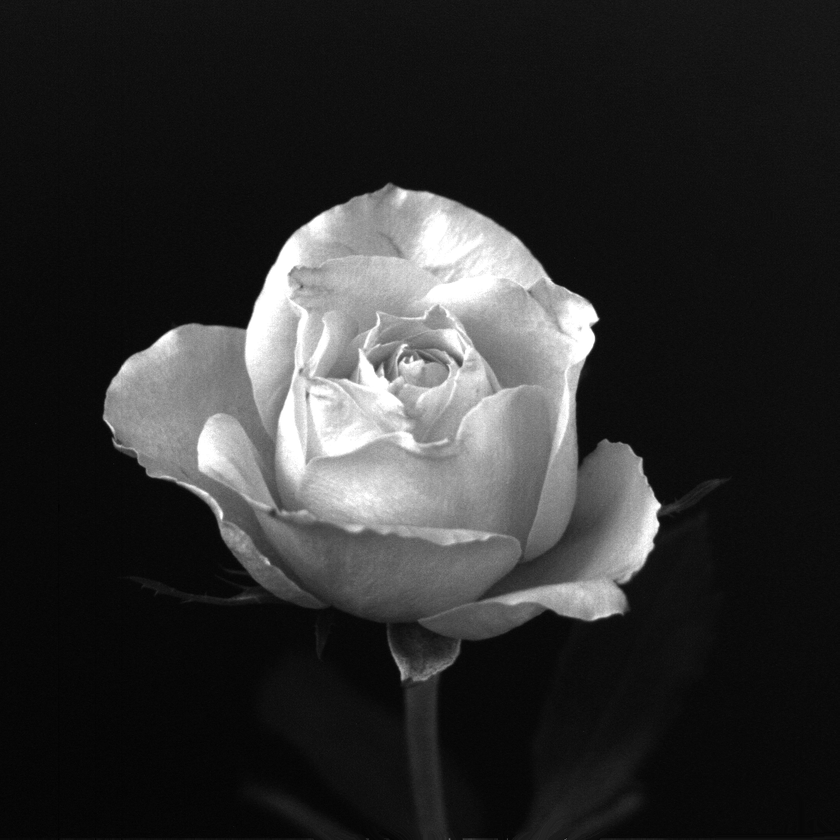
#> input picture image/数字图像处理/06_彩色图像处理/06_images/rose.tif, 840 x 840 px, shrunk from 1024 x 1024 before the run
$ python 02_pseudo_color.py
#> lines starting #> are read from the running program, lines starting #| are printed output that depends on the picture
# Author: Shilong YANG
# Desc: False color enhancement
# Date: 2022-07-17

import cv2 as cv
import matplotlib.pyplot as plt

IMG_DIR = '06_images/'
imfile = IMG_DIR + 'rose.tif'
im_gray = cv.imread(imfile, cv.IMREAD_GRAYSCALE)
#> im_gray is the input picture: shape (840, 840); min 0, max 255, mean 46.8

# Display original image
plt.subplot(1, 2, 1)
plt.imshow(im_gray, 'gray')
plt.title('Original Image')

# Process and display
im_clr = cv.applyColorMap(im_gray, cv.COLORMAP_HOT)
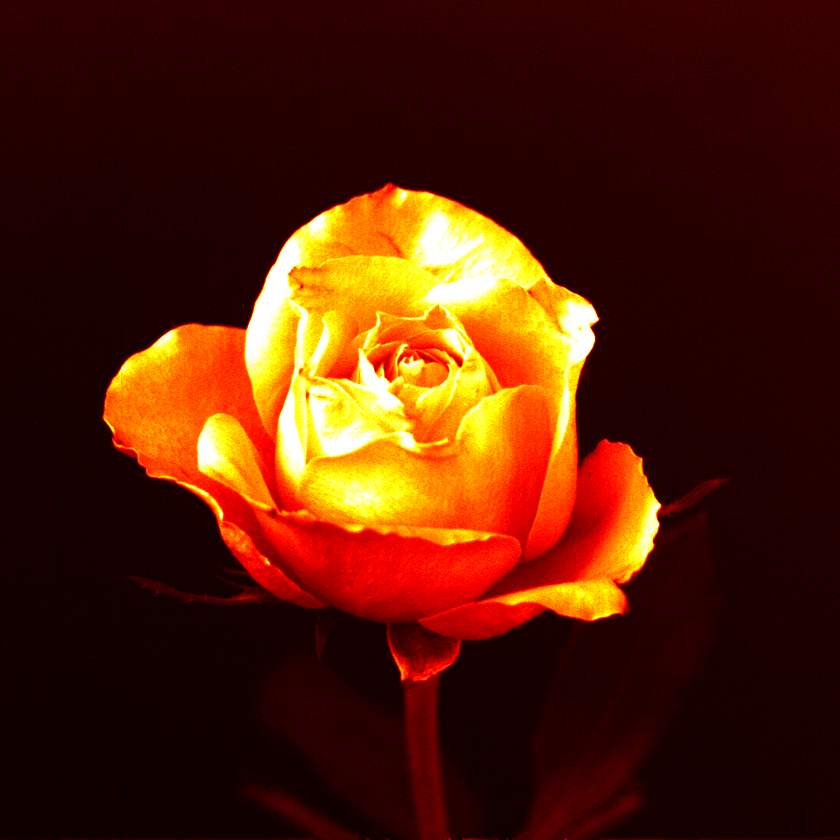
#> im_clr: shape (840, 840, 3); mean B, G, R 7.1, 30.7, 82.7
im_clr = cv.cvtColor(im_clr, cv.COLOR_BGR2RGB)
plt.subplot(1, 2, 2)
plt.imshow(im_clr)
plt.title('Pseudo Color Image')
plt.show()
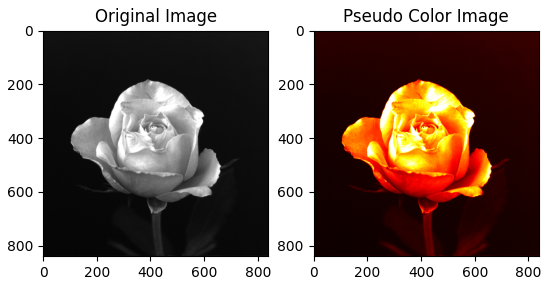
#> figure drawn by matplotlib, 2 panels

$ run again, with image/数字图像处理/06_彩色图像处理/06_images/bone.tif copied over image/数字图像处理/06_彩色图像处理/06_images/rose.tif
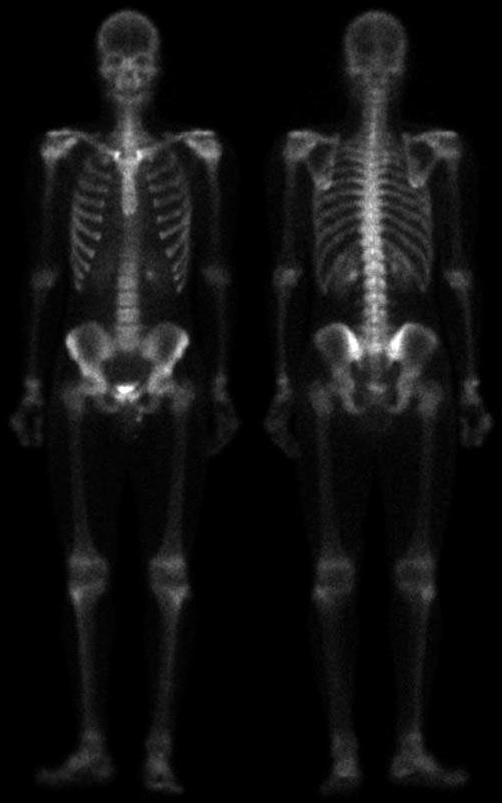
#> input picture image/数字图像处理/06_彩色图像处理/06_images/bone.tif, 502 x 803 px
#> im_gray is the input picture: shape (803, 502); min 0, max 255, mean 17.1
#> `im_clr = cv.applyColorMap(im_gray, cv.COLORMAP_HOT)`:
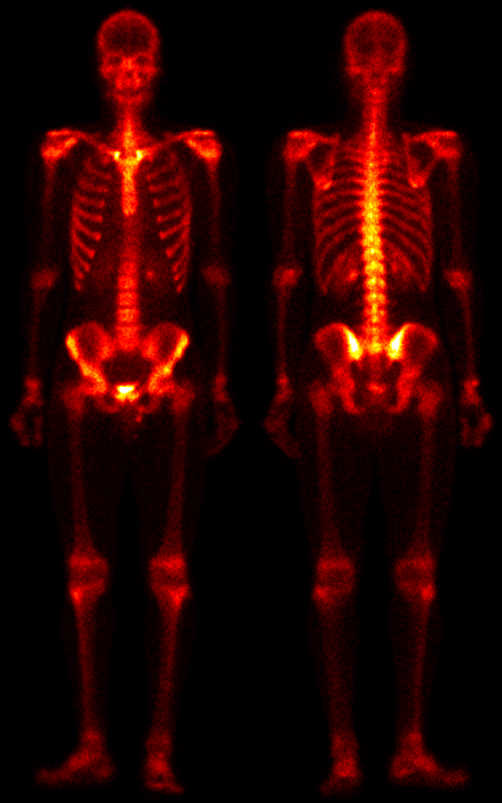
#> im_clr: shape (803, 502, 3); mean B, G, R 0.2, 2.4, 40.3
#> `plt.show()`:
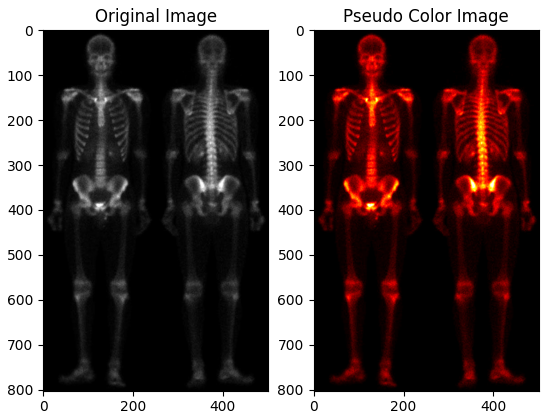
#> figure drawn by matplotlib, 2 panels
